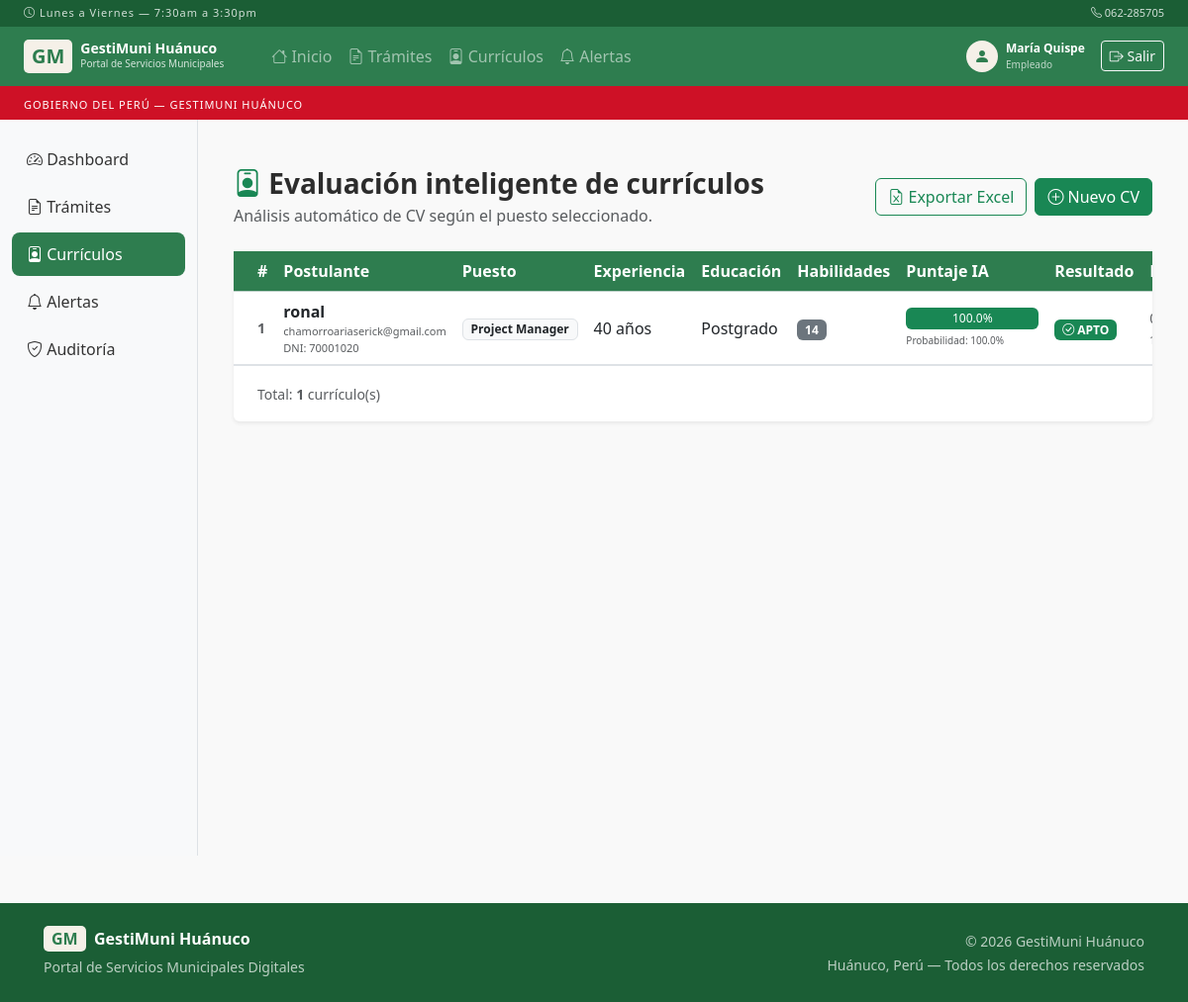
Screenshot of /curriculos (signed in) with the database file from the repository.
### models.py (models this page shows)
class Usuario(UserMixin, db.Model):
    __tablename__ = 'usuarios'
    id              = db.Column(db.Integer, primary_key=True)
    nombre          = db.Column(db.String(100), nullable=False)
    username        = db.Column(db.String(50), unique=True, nullable=False)
    password        = db.Column(db.String(200), nullable=False)
    rol             = db.Column(db.String(20), nullable=False)  # admin | empleado | ciudadano
    dni             = db.Column(db.String(8), unique=True, nullable=True)
    email           = db.Column(db.String(120), unique=True, nullable=True)
    telefono        = db.Column(db.String(15), nullable=True)
    activo          = db.Column(db.Boolean, default=True)
    fecha_registro  = db.Column(db.DateTime, default=datetime.utcnow)
    ultimo_acceso   = db.Column(db.DateTime, nullable=True)

class Postulante(db.Model):
    __tablename__ = 'postulantes'
    id              = db.Column(db.Integer, primary_key=True)
    nombre          = db.Column(db.String(100), nullable=False)
    dni             = db.Column(db.String(8), nullable=True)
    email           = db.Column(db.String(120), nullable=True)
    puesto          = db.Column(db.String(100), nullable=False)
    experiencia     = db.Column(db.Integer, nullable=False)
    educacion       = db.Column(db.String(50), nullable=False)
    habilidades     = db.Column(db.Integer, nullable=False)
    idiomas         = db.Column(db.String(100), nullable=True)
    puntaje_ml      = db.Column(db.Float, default=0.0)
    resultado_ml    = db.Column(db.String(20), default='pendiente')
    probabilidad    = db.Column(db.Float, default=0.0)
    fecha_registro  = db.Column(db.DateTime, default=datetime.utcnow)
    archivo_cv      = db.Column(db.String(255), nullable=True)   # nombre en disco
    texto_cv        = db.Column(db.Text, nullable=True)         # texto extraído del CV

### app.py (the view)
@app.route('/curriculos')
@login_required
@rol_requerido('admin', 'empleado')
def curriculos():
    lista = Postulante.query.order_by(Postulante.puntaje_ml.desc()).all()
    return render_template('curriculos.html', postulantes=lista)

### app.py (called while the page is built)
@login_mgr.user_loader
def load_user(uid):
    return Usuario.query.get(int(uid))

def rol_requerido(*roles):
    def decorator(f):
        @wraps(f)
        def wrapped(*args, **kwargs):
            if current_user.rol not in roles:
                flash('No tienes permiso para acceder.', 'danger')
                return redirect(url_for('dashboard'))
            return f(*args, **kwargs)
        return wrapped
    return decorator

### templates/curriculos.html (shortened to what this page needs)
{% extends 'base.html' %}
{% block contenido %}
<div class="container-fluid py-4">
  <div class="d-flex justify-content-between align-items-center mb-4">
    <div>
      <h3 class="fw-bold mb-1">
        <i class="bi bi-person-badge text-success"></i>
        Evaluación inteligente de currículos
      </h3>
      <p class="text-muted mb-0">
        Análisis automático de CV según el puesto seleccionado.
      </p>
    </div>
    <div class="d-flex gap-2">
      <a href="{{ url_for('exportar_curriculos_excel') }}" class="btn btn-outline-success">
        <i class="bi bi-file-earmark-excel"></i>
        Exportar Excel
      </a>
      <a href="{{ url_for('nuevo_curriculo') }}" class="btn btn-success">
        <i class="bi bi-plus-circle"></i>
        Nuevo CV
      </a>
    </div>
  </div>
  <div class="card border-0 shadow-sm">
    <div class="card-body p-0">
      <div class="table-responsive">
        <table class="table table-hover align-middle mb-0">
          <thead class="table-success">
            <tr>
              <th class="ps-4">#</th>
              <th>Postulante</th>
              <th>Puesto</th>
              <th>Experiencia</th>
              <th>Educación</th>
              <th>Habilidades</th>
              <th>Puntaje IA</th>
              <th>Resultado</th>
              <th>Fecha</th>
            </tr>
          </thead>
          <tbody>
            {% for p in postulantes %}
            <tr>
              <td class="ps-4 text-muted small fw-semibold">{{ p.id }}</td>
              <td>
                <div class="fw-semibold">{{ p.nombre }}</div>
                {% if p.email %}
                <div class="text-muted" style="font-size:11px;">
                  {{ p.email }}
                </div>
                {% endif %}
                {% if p.dni %}
                <div class="text-muted" style="font-size:11px;">
                  DNI: {{ p.dni }}
                </div>
                {% endif %}
              </td>
              <td>
                <span class="badge bg-light text-dark border">
                  {{ p.puesto.replace('_', ' ').title() }}
                </span>
              </td>
              <td>{{ p.experiencia }} años</td>
              <td>{{ p.educacion.replace('_', ' ').title() }}</td>
              <td>
                <span class="badge bg-secondary">
                  {{ p.habilidades }}
                </span>
              </td>
              <td style="min-width:150px;">
                <div class="progress" style="height:22px;">
                  <div class="progress-bar
                    {% if p.puntaje_ml >= 70 %}bg-success
                    {% elif p.puntaje_ml >= 40 %}bg-warning text-dark
                    {% else %}bg-danger{% endif %}"
                    role="progressbar"
                    style="width: {{ p.puntaje_ml }}%;">
                    {{ p.puntaje_ml }}%
                  </div>
                </div>
                <div class="text-muted mt-1" style="font-size:10px;">
                  Probabilidad: {{ (p.probabilidad * 100)|round(1) }}%
                </div>
              </td>
              <td>
                {% if p.resultado_ml == 'apto' %}
                  <span class="badge bg-success">
                    <i class="bi bi-check-circle"></i>
                    APTO
                  </span>
                {% else %}
                  <span class="badge bg-danger">
                    <i class="bi bi-x-circle"></i>
                    NO APTO
                  </span>
                {% endif %}
              </td>
              <td class="small text-muted">
                {{ p.fecha_registro.strftime('%d/%m/%Y') }}<br>
                <span style="font-size:10px;">
                </span>
              </td>
            {% endfor %}
          </tbody>
        </table>
      </div>
      <div class="px-4 py-3 border-top">
        <small class="text-muted">
          Total: <strong>{{ postulantes|length }}</strong> currículo(s)
        </small>
      </div>
    </div>
  </div>
</div>
{% endblock %}

### templates/base.html (shortened to what this page needs)
<!DOCTYPE html>
<html lang="es">
<head>
    <link href="https://cdn.jsdelivr.net/npm/bootstrap@5.3.0/dist/css/bootstrap.min.css" rel="stylesheet">
    <link href="https://cdn.jsdelivr.net/npm/bootstrap-icons@1.11.0/font/bootstrap-icons.css" rel="stylesheet">
    <link href="{{ url_for('static', filename='css/style.css') }}" rel="stylesheet">
</head>
<body>
<div style="background:#1B5E35; padding:5px 1.5rem; display:flex; justify-content:space-between; align-items:center;">
    <small style="color:rgba(255,255,255,0.8); font-size:11px; letter-spacing:1px;">
        <i class="bi bi-clock"></i> Lunes a Viernes — 7:30am a 3:30pm
    </small>
    <small style="color:rgba(255,255,255,0.8); font-size:11px;">
        <i class="bi bi-telephone"></i> 062-285705
    </small>
</div>
<nav class="navbar navbar-expand-lg navbar-dark bg-institucional sticky-top">
    <div class="container-fluid px-4">
        <a class="navbar-brand d-flex align-items-center gap-2" href="{{ url_for('inicio') }}">
            <span class="logo-gm">GM</span>
            <div>
                <div style="font-size:14px; font-weight:700; line-height:1.1;">GestiMuni Huánuco</div>
                <div style="font-size:10px; opacity:0.8; font-weight:400;">Portal de Servicios Municipales</div>
            </div>
        </a>
        <div class="collapse navbar-collapse" id="navMenu">
            <ul class="navbar-nav me-auto ms-4">
                <li class="nav-item">
                    <a class="nav-link" href="{{ url_for('inicio') }}">
                        <i class="bi bi-house"></i> Inicio
                    </a>
                </li>
                {% if current_user.is_authenticated %}
                <li class="nav-item">
                    <a class="nav-link" href="{{ url_for('tramites') }}">
                        <i class="bi bi-file-earmark-text"></i> Trámites
                    </a>
                </li>
                {% if current_user.rol in ['admin', 'empleado'] %}
                <li class="nav-item">
                    <a class="nav-link" href="{{ url_for('curriculos') }}">
                        <i class="bi bi-person-badge"></i> Currículos
                    </a>
                </li>
                <li class="nav-item">
                    <a class="nav-link" href="{{ url_for('alertas') }}">
                        <i class="bi bi-bell"></i> Alertas
                    </a>
                </li>
                {% endif %}
                {% endif %}
            </ul>
            <div class="d-flex align-items-center gap-3">
                {% if current_user.is_authenticated %}
                <div class="d-flex align-items-center gap-2">
                    <div style="width:32px; height:32px; background:var(--crema); border-radius:50%; display:flex; align-items:center; justify-content:center;">
                        <i class="bi bi-person-fill" style="color:var(--verde); font-size:16px;"></i>
                    </div>
                    <div>
                        <div style="font-size:12px; color:white; font-weight:600;">{{ current_user.nombre }}</div>
                        <div style="font-size:10px; color:rgba(255,255,255,0.7);">{{ current_user.rol.title() }}</div>
                    </div>
                </div>
                <a href="{{ url_for('logout') }}" class="btn btn-sm btn-outline-light">
                    <i class="bi bi-box-arrow-right"></i> Salir
                </a>
                {% else %}
                <a href="{{ url_for('login') }}" class="btn btn-sm" style="background:var(--crema); color:var(--verde); font-weight:600;">
                    <i class="bi bi-person-circle"></i> Iniciar Sesión
                </a>
                {% endif %}
            </div>
        </div>
    </div>
</nav>
<div style="background:#CE1126; padding:5px 1.5rem;">
    <small style="color:white; font-size:11px; letter-spacing:1px;">
        GOBIERNO DEL PERÚ — GESTIMUNI HUÁNUCO
    </small>
</div>
<div class="container-fluid">
    <div class="row">
        {% if current_user.is_authenticated %}
        <div class="col-md-2 sidebar py-3 d-none d-md-block">
            <ul class="nav flex-column">
                <li class="nav-item">
                    <a class="nav-link {% if request.endpoint == 'dashboard' %}active{% endif %}"
                        href="{{ url_for('dashboard') }}">
                        <i class="bi bi-speedometer2"></i> Dashboard
                    </a>
                </li>
                <li class="nav-item">
                    <a class="nav-link {% if request.endpoint == 'tramites' %}active{% endif %}"
                        href="{{ url_for('tramites') }}">
                        <i class="bi bi-file-earmark-text"></i> Trámites
                    </a>
                </li>
                {% if current_user.rol in ['admin', 'empleado'] %}
                <li class="nav-item">
                    <a class="nav-link {% if request.endpoint == 'curriculos' %}active{% endif %}"
                        href="{{ url_for('curriculos') }}">
                        <i class="bi bi-person-badge"></i> Currículos
                    </a>
                </li>
                <li class="nav-item">
                    <a class="nav-link {% if request.endpoint == 'alertas' %}active{% endif %}"
                        href="{{ url_for('alertas') }}">
                        <i class="bi bi-bell"></i> Alertas
                    </a>
                </li>
                {% endif %}
                <li class="nav-item">
                    <a class="nav-link {% if request.endpoint == 'auditoria' %}active{% endif %}"
                        href="{{ url_for('auditoria') }}">
                        <i class="bi bi-shield-check"></i> Auditoría
                </a>
            </li>
            </ul>
        </div>
        {% endif %}
        <div class="{% if current_user.is_authenticated %}col-md-10{% else %}col-12{% endif %} py-4 px-4">
            {% block contenido %}{% endblock %}
        </div>
    </div>
</div>
<footer style="background:var(--verde-oscuro); color:rgba(255,255,255,0.7); padding:1.5rem 2rem; margin-top:3rem;">
    <div class="container-fluid">
        <div class="row align-items-center">
            <div class="col-md-6">
                <div style="color:white; font-weight:600; margin-bottom:4px;">
                    <span class="logo-gm">GM</span> &nbsp;GestiMuni Huánuco
                </div>
                <small>Portal de Servicios Municipales Digitales</small>
            </div>
            <div class="col-md-6 text-md-end mt-2 mt-md-0">
                <small>© 2026 GestiMuni Huánuco</small><br>
                <small>Huánuco, Perú — Todos los derechos reservados</small>
            </div>
        </div>
    </div>
</footer>
</body>
</html>

### static/css/style.css (style rules this page uses)
:root { --verde: #2E7D4F; --verde-oscuro: #1B5E35; --verde-claro: #E8F5EE; --crema: #F5F0E8; --crema-oscuro: #E8E0D0; --rojo-peru: #CE1126; --texto: #2C2C2C; --texto-muted: #666; --blanco: #FFFFFF; }
body { font-family: 'Segoe UI', sans-serif; color: var(--texto); background: #f9f9f9; }
.bg-institucional { background-color: var(--verde) !important; }
.navbar-brand { font-weight: bold; }
.logo-gm { background: var(--crema); color: var(--verde); padding: 2px 8px; border-radius: 5px; font-weight: bold; }
.sidebar { min-height: calc(100vh - 56px); background-color: #f8f9fa; border-right: 1px solid #dee2e6; }
.sidebar .nav-link { color: #333; padding: 10px 15px; border-radius: 8px; margin: 2px 0; }
.sidebar .nav-link.active { background-color: var(--verde); color: white; }
.table th { background-color: var(--verde); color: white; }

### rows the page displays
Usuario: nombre "María Quispe", rol "Empleado"
Postulante: id "1", nombre "ronal", email "chamorroariaserick@gmail.com", dni "70001020", puesto.replace "Project Manager", experiencia "40", educacion.replace "Postgrado", habilidades "14", puntaje_ml "100.0", (p.probabilidad*100)|round(1) "100.0", resultado_ml "apto" (drawn)

### other values shown
{{ postulantes|length }} "1"
